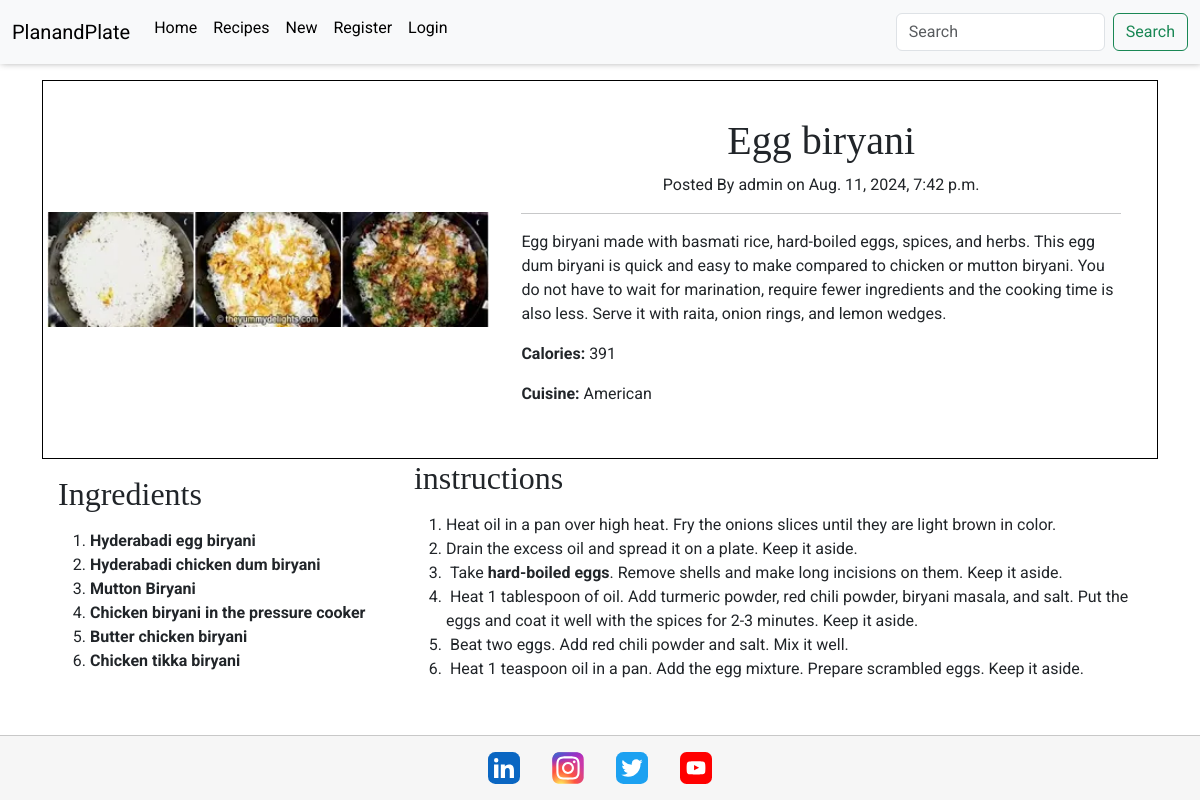
Before: /recipes/2/ with the older database file.
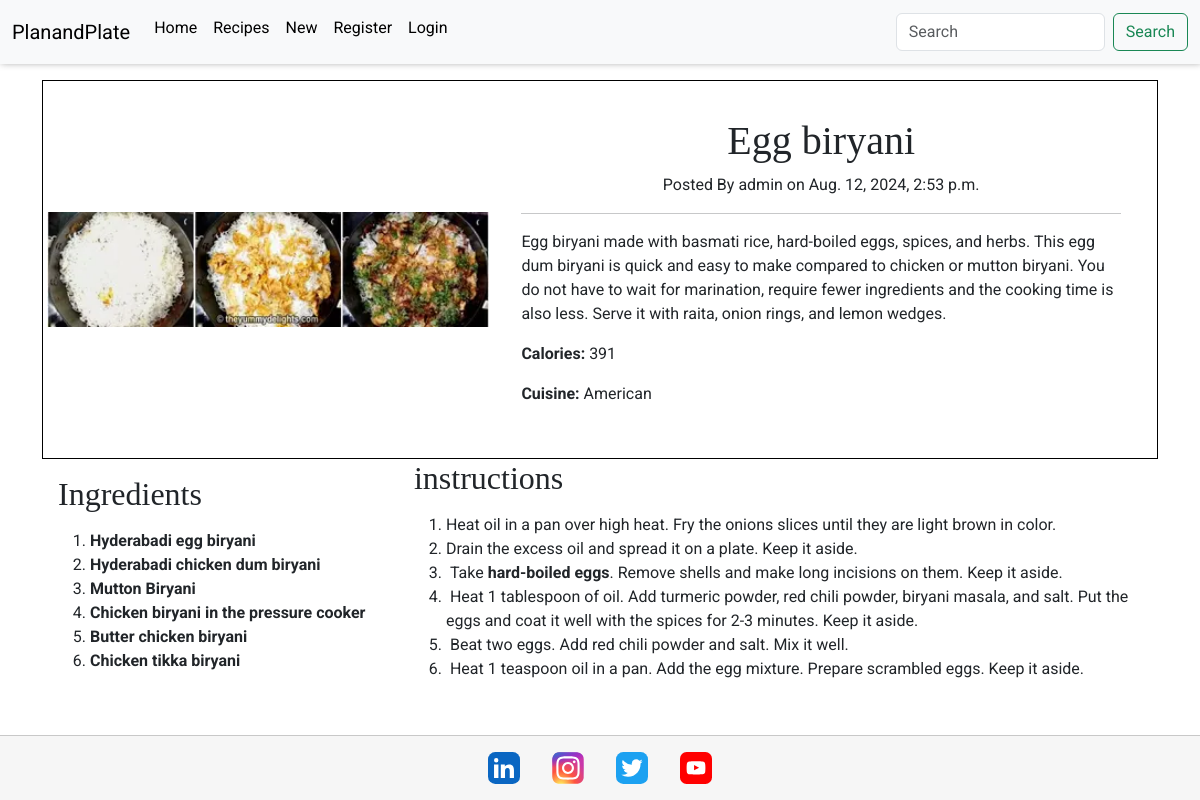
After: the same page with the newer database file.
### recipes/models.py (models this page shows, shortened)
class Recipe(models.Model):
    user = models.ForeignKey(
        User, related_name="recipe_owner", on_delete=models.CASCADE
    )
    title = models.CharField(max_length=300, null=False, blank=False)
    description = models.CharField(max_length=500, null=False, blank=False)
    instructions = RichTextField(max_length=10000, null=False, blank=False)
    ingredients = RichTextField(max_length=10000, null=False, blank=False)
    image = ResizedImageField(
        size=[400, None],
        quality=75,
        upload_to="recipes/",
        force_format="WEBP",
        blank=False,
        null=False,
    )
    image_alt = models.CharField(max_length=100, null=False, blank=False)
    meal_type = models.CharField(max_length=50, choices=MEAL_TYPES, default="breakfast")
    cuisine_types = models.CharField(
        max_length=100, choices=CUISINE_TYPES, default="african"
    )
    calories = models.IntegerField()
    posted_date = models.DateTimeField(auto_now=True)
    class Meta:
        ordering = ["-posted_date"]

### recipes/views.py (the view)
# urls.py: path("<slug:pk>/", RecipeDetail.as_view(), name="recipe_detail"),
class RecipeDetail(DetailView):
    template_name = "recipes/recipe_detail.html"
    model = Recipe
    context_object_name = "recipes"

### recipes/templates/recipes/recipe_detail.html (shortened to what this page needs)
{% extends 'base.html' %}
{% block content %}
<div class="container">
    <div class="recipe-info mt-3 p-1">
        <div class="recipe-img">
            <img src="{{ recipes.image.url }}" alt="{{recipes.image_alt}}" class="recipe-pic">
        </div>
        <div class="recipe-detail">
            <h1 class="text-center"> {{ recipes.title }}</h1>
            <p class="text-center">Posted By {{ recipes.user }} on {{recipes.posted_date}}</p>
            <hr>
            <p>{{ recipes.description }}</p>
            <p><strong>Calories:</strong> {{recipes.calories}}</p>
            <p><strong>Cuisine:</strong> {{recipes.cuisine_types | title}}</p>
        </div>
    </div>
    <div class="recipe-container">
        <div class="ingredients p-3">
            <h2>Ingredients</h2>
            <p>{{ recipes.ingredients|safe }}</p>
        </div>
        <div class="instructions">
            <h2>instructions</h2>
            <p>{{ recipes.instructions|safe }}</p>
        </div>
    </div>
</div>
{% endblock content %}

Changed rows visible on the page:
changed Recipe "Egg biryani": posted_date "Aug. 11, 2024, 7:42 p.m." → "Aug. 12, 2024, 2:53 p.m."
